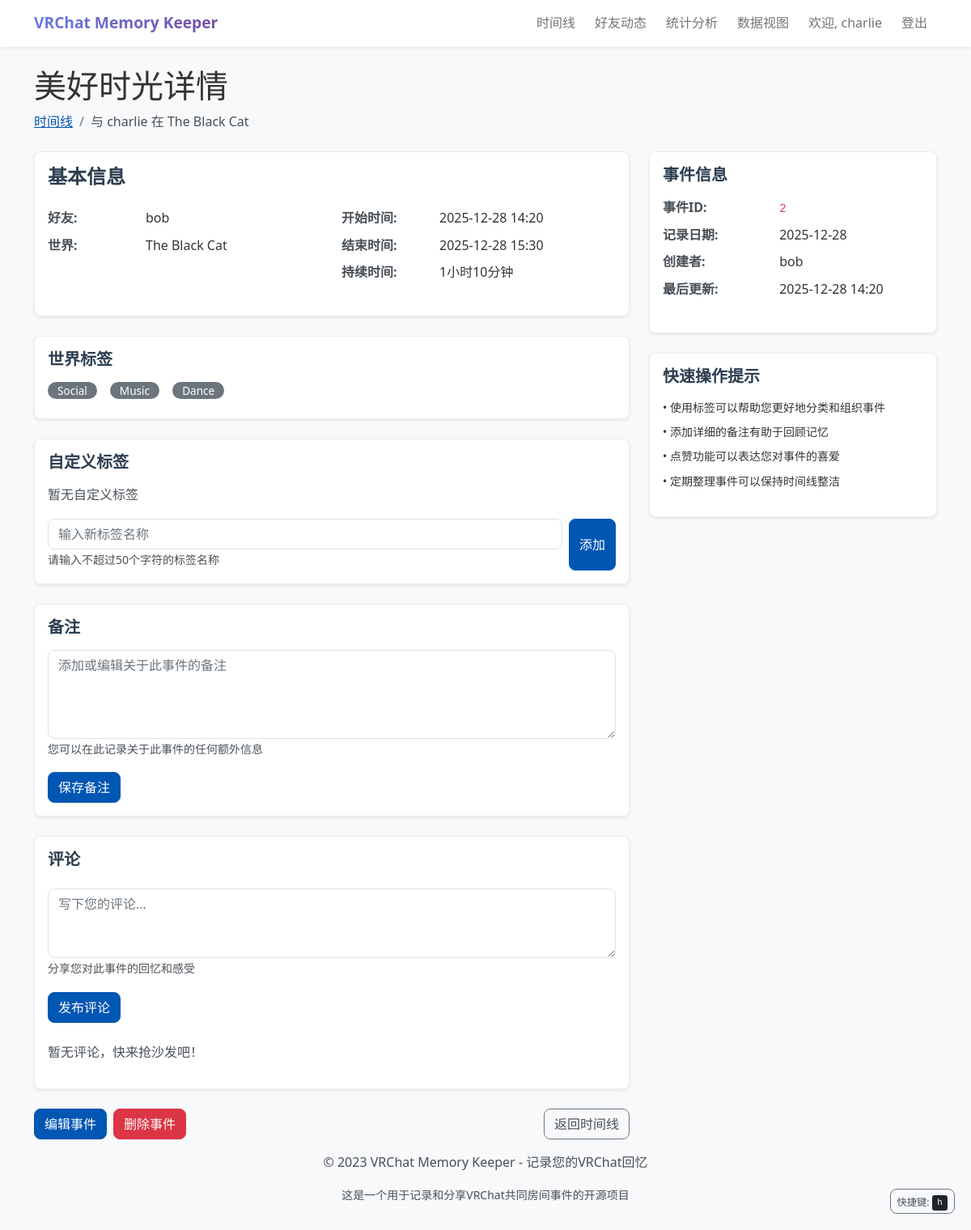
Before: /event/2 (signed in) with the older database file.
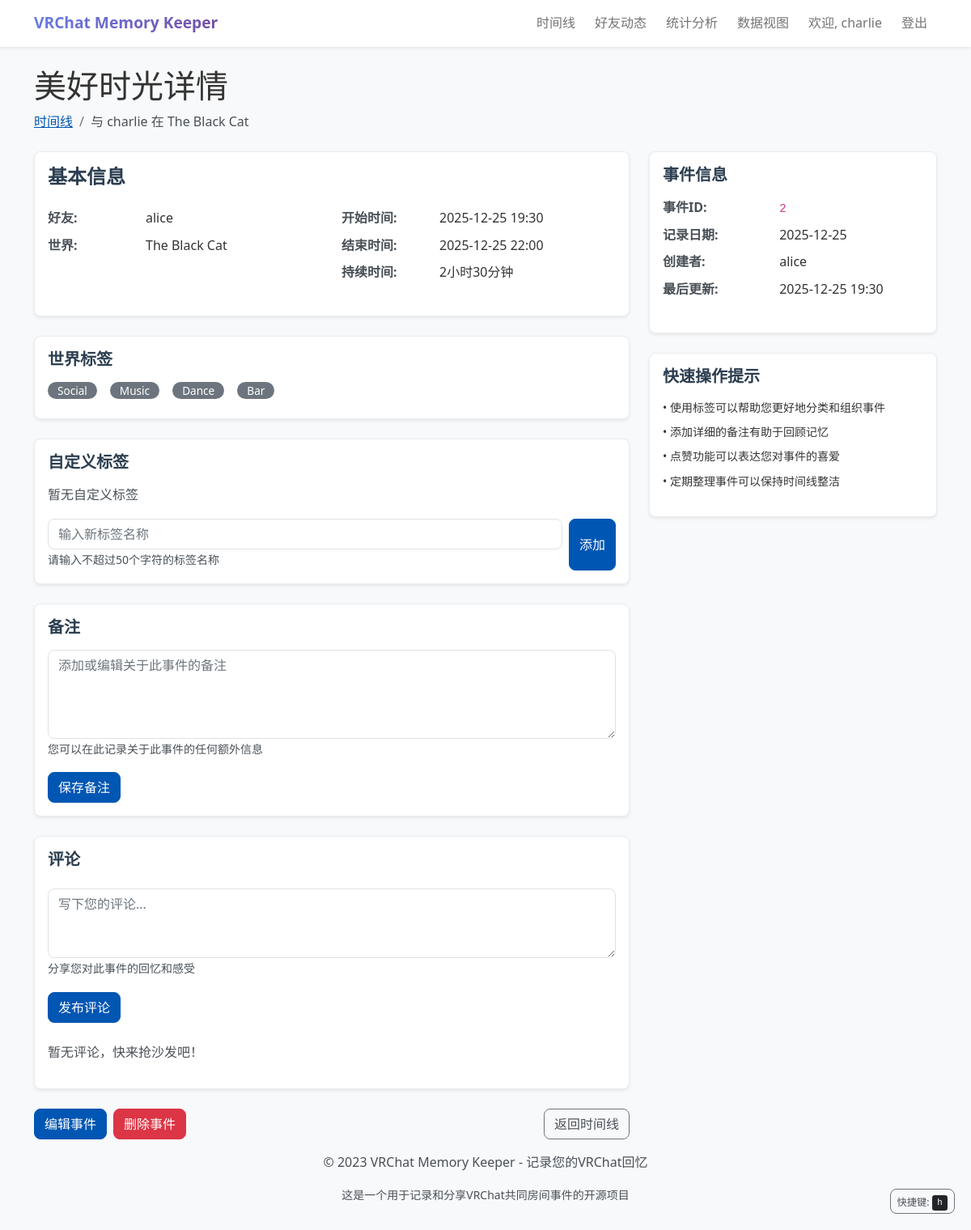
After: the same page with the newer database file.
### app.py (models this page shows)
class User(UserMixin, db.Model):
    id = db.Column(db.Integer, primary_key=True)
    username = db.Column(db.String(80), unique=True, nullable=False)
    password_hash = db.Column(db.String(120), nullable=False)
    events = db.relationship('SharedEvent', backref='user', lazy=True)
    friends = db.relationship(
        'User',
        secondary='user_friends',
        primaryjoin='user_friends.c.user_id == User.id',
        secondaryjoin='user_friends.c.friend_id == User.id',
        backref=db.backref('friended_by', lazy='dynamic'),
        lazy='dynamic'
    )

class SharedEvent(db.Model):
    id = db.Column(db.Integer, primary_key=True)
    user_id = db.Column(db.Integer, db.ForeignKey('user.id'), nullable=False)
    world_id = db.Column(db.Integer, db.ForeignKey('world.id'), nullable=False)
    event_group_id = db.Column(
        db.Integer,
        db.ForeignKey('event_group.id'),
        nullable=True)  # 关联事件组
    friend_name = db.Column(db.String(80), nullable=False)
    start_time = db.Column(db.DateTime, nullable=False)
    end_time = db.Column(db.DateTime)
    duration = db.Column(db.Integer)  # 持续时间（秒）
    notes = db.Column(db.Text, nullable=True)  # 事件备注
    privacy = db.Column(db.String(20), default='public')
    custom_tags = db.relationship(
        'EventTag',
        backref='event',
        lazy=True,  # 懒加载
        cascade='all, delete-orphan'  # 级联删除
    )
    participants = db.relationship(
        'User',
        secondary='event_participants',
        backref=db.backref('participated_events', lazy='dynamic'),
        lazy='dynamic'
    )
    sync_hash = db.Column(db.String(100))  # 同步哈希，用于识别真正的共同事件
    sync_status = db.Column(db.String(20), default='pending')  # 同步状态：pending, syncing, synced
    last_synced_at = db.Column(db.DateTime)  # 最后同步时间
    sync_comments = db.relationship(
        'EventComment',
        backref='sync_event',
        primaryjoin='and_(SharedEvent.id == EventComment.event_id, EventComment.is_sync_comment == True)',
        lazy='dynamic'
    )

### app.py (the view)
@app.route('/event/<int:event_id>')
@login_required
def event_detail(event_id):
    event = SharedEvent.query.get_or_404(event_id)
    return render_template('event_detail.html', event=event)

### app.py (called while the page is built)
@login_manager.user_loader
def load_user(user_id):
    return User.query.get(int(user_id))

@app.before_request
def before_request():
    global _db_initialized
    if not _db_initialized:
        init_db()
        _db_initialized = True

### templates/event_detail.html (shortened to what the changed rows need)
{% extends 'base.html' %}
{% block content %}
    <article class="event-detail" role="article" aria-label="事件详情">
        <header class="page-header mb-4" role="banner">
            <h1 class="mb-2">美好时光详情</h1>
            <nav aria-label="面包屑导航" class="breadcrumb-nav">
                <ol class="breadcrumb">
                    <li class="breadcrumb-item"><a href="{{ url_for('index') }}">时间线</a></li>
                    <li class="breadcrumb-item active" aria-current="page">
                        与 {{ event.friend_name }} 在 {{ event.world.world_name }}
                    </li>
                </ol>
            </nav>
        </header>
        <div class="row">
            <div class="col-lg-8">
                <section class="card shadow-sm mb-4" role="region" aria-labelledby="basic-info-heading">
                    <div class="card-body">
                        <h2 id="basic-info-heading" class="card-title h4 mb-4">基本信息</h2>
                        <div class="row">
                            <div class="col-md-6">
                                <dl class="row">
                                    <dt class="col-sm-4 text-muted">好友:</dt>
                                    <dd class="col-sm-8">
                                        {% if current_user.id == event.user_id %}
                                            {{ event.friend_name }}
                                        {% else %}
                                            {% for participant in event.participants %}
                                                {% if participant.id != current_user.id %}
                                                    {{ participant.username }}
                                                {% endif %}
                                            {% endfor %}
                                        {% endif %}
                                    </dd>
                                    <dt class="col-sm-4 text-muted">世界:</dt>
                                    <dd class="col-sm-8">{{ event.world.world_name }}</dd>
                                </dl>
                            </div>
                            <div class="col-md-6">
                                <dl class="row">
                                    <dt class="col-sm-4 text-muted">开始时间:</dt>
                                    <dd class="col-sm-8">
                                        <time datetime="{{ event.start_time.isoformat() }}">
                                            {{ event.start_time.strftime('%Y-%m-%d %H:%M') }}
                                        </time>
                                    </dd>
                                    <dt class="col-sm-4 text-muted">结束时间:</dt>
                                    <dd class="col-sm-8">
                                        <time datetime="{{ event.end_time.isoformat() }}">
                                            {{ event.end_time.strftime('%Y-%m-%d %H:%M') }}
                                        </time>
                                    </dd>
                                    <dt class="col-sm-4 text-muted">持续时间:</dt>
                                    <dd class="col-sm-8">
                                        {{ (event.duration // 3600) }}小时{{ (event.duration % 3600) // 60 }}分钟
                                    </dd>
                                </dl>
                            </div>
                        </div>
                    </div>
                </section>
                <section class="card shadow-sm mb-4" role="region" aria-labelledby="world-tags-heading">
                    <div class="card-body">
                        <h2 id="world-tags-heading" class="card-title h5 mb-3">世界标签</h2>
                        <div class="d-flex flex-wrap gap-2" role="list" aria-label="世界标签列表">
                            {% if event.world.tags %}
                                {% for tag in event.world.tags.split(',') %}
                                    <span class="badge bg-secondary tag" role="listitem"
                                          aria-label="世界标签：{{ tag.strip() }}">
                                        {{ tag.strip() }}
                                    </span>
                                {% endfor %}
                            {% else %}
                                <span class="text-muted" role="listitem" aria-live="polite">暂无世界标签</span>
                            {% endif %}
                        </div>
                    </div>
                </section>
                <section class="card shadow-sm mb-4" role="region" aria-labelledby="custom-tags-heading">
                    <div class="card-body">
                        <h2 id="custom-tags-heading" class="card-title h5 mb-3">自定义标签</h2>
                    </div>
                </section>
                <section class="card shadow-sm mb-4" role="region" aria-labelledby="notes-heading">
                    <div class="card-body">
                        <h2 id="notes-heading" class="card-title h5 mb-3">备注</h2>
                    </div>
                </section>
                <section class="card shadow-sm mb-4" role="region" aria-labelledby="comments-heading">
                    <div class="card-body">
                        <h2 id="comments-heading" class="card-title h5 mb-4">评论</h2>
                    </div>
                </section>
            </div>
            <aside class="col-lg-4" role="complementary" aria-label="事件相关信息">
                <div class="card shadow-sm mb-4">
                    <div class="card-body">
                        <dl class="row">
                            <dt class="col-sm-5 text-muted">事件ID:</dt>
                            <dd class="col-sm-7">
                                <code>{{ event.id }}</code>
                            </dd>
                            <dt class="col-sm-5 text-muted">记录日期:</dt>
                            <dd class="col-sm-7">
                                <time datetime="{{ event.start_time.isoformat() }}">
                                    {{ event.start_time.strftime('%Y-%m-%d') }}
                                </time>
                            </dd>
                            <dt class="col-sm-5 text-muted">创建者:</dt>
                            <dd class="col-sm-7">{{ event.user.username }}</dd>
                            <dt class="col-sm-5 text-muted">最后更新:</dt>
                            <dd class="col-sm-7">
                                <time datetime="{{ event.start_time.isoformat() }}">
                                    {{ event.start_time.strftime('%Y-%m-%d %H:%M') }}
                                </time>
                            </dd>
                        </dl>
                    </div>
                </div>
            </aside>
        </div>
    </article>
{% endblock %}

Changed rows visible on the page:
no longer on this page (row edited): User: username "bob", user.username "bob"
changed SharedEvent "charlie": start_time "2025-12-28 14:20" → "2025-12-25 19:30"; end_time "2025-12-28 15:30" → "2025-12-25 22:00"; duration "1" → "2"; (event.duration%3600)//60 "10" → "30"; start_time "2025-12-28" → "2025-12-25"
changed World "The Black Cat": tags "Social,Music,Dance" → "Social,Music,Dance,Bar" (drawn)
now on this page (row edited): User: username "alice", user.username "alice"
Other visible differences:
new list line: "Bar"
